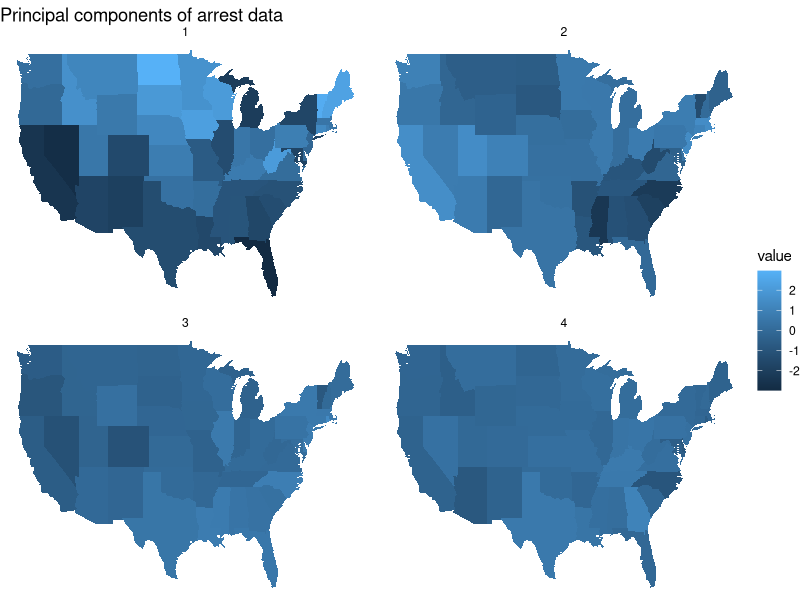
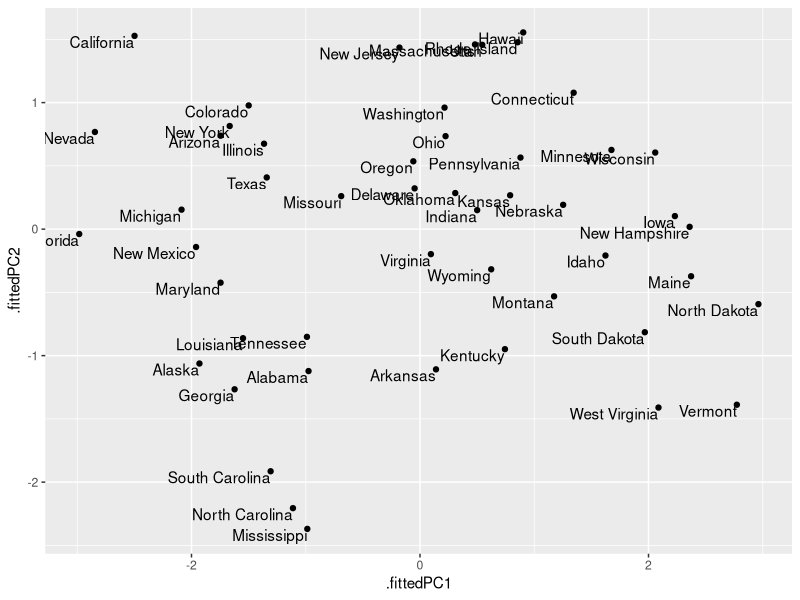

Write the R code that produced these figures, in order.
# r2py crawler metadata
# package: broom
# source_type: rd_example
# topic: tidy.prcomp.Rd
# source_file: C:\Users\bened\AppData\Local\R\win-library\4.5\broom\help
# lines: 37

suppressPackageStartupMessages(library(broom))
if (rlang::is_installed(c("maps", "ggplot2"))) withAutoprint({ # examplesIf

pc <- prcomp(USArrests, scale = TRUE)

# information about rotation
tidy(pc)

# information about samples (states)
tidy(pc, "samples")

# information about PCs
tidy(pc, "pcs")

# state map
library(dplyr)
library(ggplot2)
library(maps)

pc |>
  tidy(matrix = "samples") |>
  mutate(region = tolower(row)) |>
  inner_join(map_data("state"), by = "region") |>
  ggplot(aes(long, lat, group = group, fill = value)) +
  geom_polygon() +
  facet_wrap(~PC) +
  theme_void() +
  ggtitle("Principal components of arrest data")

au <- augment(pc, data = USArrests)

au

ggplot(au, aes(.fittedPC1, .fittedPC2)) +
  geom_point() +
  geom_text(aes(label = .rownames), vjust = 1, hjust = 1)
}) # examplesIf
